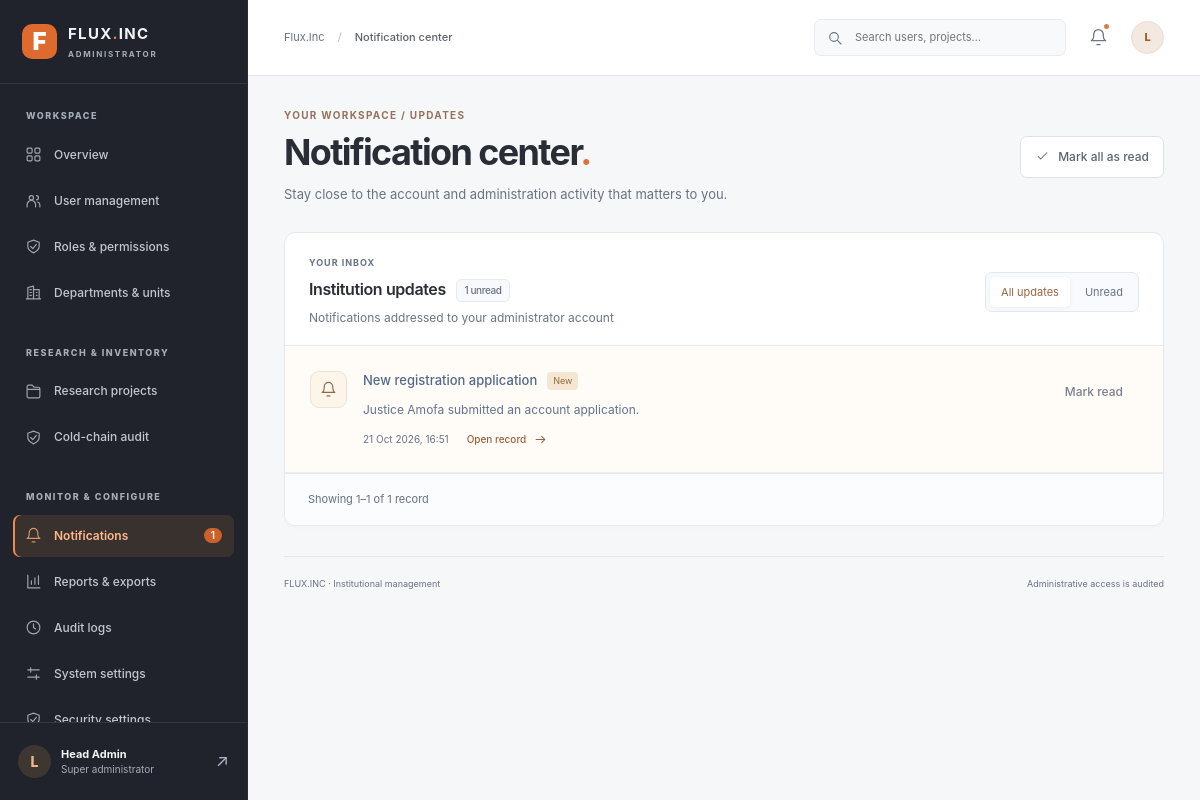
The page /control/notifications/ (signed in) on the database its author committed.
### control/models.py (models this page shows)
class AdminNotification(models.Model):
    recipient = models.ForeignKey(settings.AUTH_USER_MODEL, on_delete=models.CASCADE,
                                  related_name='flux_notifications')
    title = models.CharField(max_length=180)
    message = models.CharField(max_length=500)
    link = models.CharField(max_length=250, blank=True)
    created_at = models.DateTimeField(auto_now_add=True, db_index=True)
    event_key = models.CharField(max_length=140, blank=True, db_index=True)
    read_at = models.DateTimeField(null=True, blank=True)
    class Meta:
        ordering = ['-created_at']
        constraints = [models.UniqueConstraint(fields=['recipient', 'event_key'],
                        condition=~models.Q(event_key=''), name='unique_flux_notification_event')]

### control/views.py (the view)
# urls.py: path('notifications/', views.notifications, name='notifications'),
@protected()
def notifications(request):
    qs = AdminNotification.objects.filter(recipient=request.user)
    if request.GET.get('filter') == 'unread':
        qs = qs.filter(read_at__isnull=True)
    return template(request, 'notifications', page_title='Notification center',
                    records=page(qs, request))

### control/views.py (called while the page is built)
def protected(permission=None, superuser=False):
    def decorator(view):
        @wraps(view)
        def wrapper(request, *args, **kwargs):
            if not request.user.is_authenticated:
                return redirect(f"{reverse('login')}?next={request.path}")
            if not request.user.is_active or not request.user.is_staff:
                raise PermissionDenied('Administrator access only')
            if superuser and not request.user.is_superuser:
                raise PermissionDenied('Only a super-administrator can make this change')
            if permission and not request.user.has_perm(permission):
                raise PermissionDenied('You lack this administration permission')
            return view(request, *args, **kwargs)
        return wrapper
    return decorator

def template(request, view_name, **context):
    context['section'] = view_name
    context['page_title'] = context.get('page_title', view_name.replace('_', ' ').title())
    context['unread_count'] = AdminNotification.objects.filter(recipient=request.user, read_at__isnull=True).count()
    context['portal_name'] = PortalSettings.objects.filter(pk=1).values_list('institution_name', flat=True).first() or 'Flux.Inc'
    return render(request, f'control/{view_name}.html', context)

def page(queryset, request, count=20):
    from django.core.paginator import Paginator
    return Paginator(queryset, count).get_page(request.GET.get('page'))

### inventory/context_processors.py (called while the page is built, shortened)
def admin_dashboard_projects(request):
    if (
        not request.path.startswith('/admin/')
        or not request.user.is_authenticated
        or not request.user.has_perm('inventory.view_project')
    ):
        return {'admin_dashboard_projects': ()}

### control/templates/control/notifications.html
{% extends 'control/base.html' %}{% block content %}
<header class="page-head">
<div>
<span class="eyebrow">YOUR WORKSPACE / UPDATES</span>
<h1>Notification center<span class="heading-dot">.</span>
</h1>
<p>Stay close to the account and administration activity that matters to you.</p>
</div>
<form method="post" action="{% url 'control:notifications_read_all' %}">{% csrf_token %}<button type="submit" class="button secondary" {% if not unread_count %}disabled{% endif %}>
<svg class="ui-icon" aria-hidden="true">
<use href="#i-check"/>
</svg>Mark all as read</button>
</form>
</header>
<section class="panel notification-list" aria-labelledby="notifications-title">
<div class="panel-head">
<div>
<span class="panel-kicker">YOUR INBOX</span>
<h2 id="notifications-title">Institution updates <span class="record-count">{{ unread_count }} unread</span>
</h2>
<p>Notifications addressed to your administrator account</p>
</div>
<nav class="tab-filter" aria-label="Notification views">
<a href="{% url 'control:notifications' %}" {% if request.GET.filter != 'unread' %}aria-current="page"{% endif %}>All updates</a>
<a href="{% url 'control:notifications' %}?filter=unread" {% if request.GET.filter == 'unread' %}aria-current="page"{% endif %}>Unread</a>
</nav>
</div>
{% for n in records %}<article class="notice-row {% if not n.read_at %}notice-unread{% endif %}">
<span class="notice-icon">
<svg class="ui-icon" aria-hidden="true">
<use href="#i-bell"/>
</svg>
</span>
<div>
<div class="notice-title">
<h3>{{ n.title }}</h3>{% if not n.read_at %}<span class="unread-label">New</span>{% endif %}</div>
<p>{{ n.message }}</p>
<div class="notice-meta">
<time datetime="{{ n.created_at|date:'c' }}">{{ n.created_at|date:'d M Y, H:i' }}</time>{% if n.link %}<a class="inline-link" href="{{ n.link }}">Open record <svg class="ui-icon" aria-hidden="true">
<use href="#i-arrow"/>
</svg>
</a>{% endif %}</div>
</div>{% if not n.read_at %}<form method="post" action="{% url 'control:notification_read' n.pk %}">{% csrf_token %}<button class="button ghost" type="submit" aria-label="Mark {{ n.title }} as read">Mark read</button>
</form>{% else %}<span class="notice-read">
<svg class="ui-icon" aria-hidden="true">
<use href="#i-check"/>
</svg>Read</span>{% endif %}</article>{% empty %}<div class="empty-state">
<h3>You're all caught up</h3>
<p>{% if request.GET.filter == 'unread' %}No unread notifications. Switch to all updates to review your history.{% else %}Account and administration updates will appear here when they arrive.{% endif %}</p>
</div>{% endfor %}{% include 'control/partials/pager.html' %}</section>{% endblock %}

### control/templates/control/base.html (shortened to what this page needs)
{% load static %}<!doctype html>
<html lang="en">
<head>
<link rel="stylesheet" href="{% static 'control/portal.css' %}?v=3">
<link rel="stylesheet" href="{% static 'control/portal_refined.css' %}?v=4">
<link rel="stylesheet" href="{% static 'control/portal_components.css' %}?v=2">
</head>
<body class="control-workspace">
<div class="app-frame">
<aside class="sidebar" id="navigation" aria-label="Administration navigation">
 <div class="brand">
<a href="{% url 'control:overview' %}" aria-label="Flux admin home">
<span class="brand-icon">F</span>
<span>
<strong>FLUX<span class="brand-dot">.</span>INC</strong>
<small>ADMINISTRATOR</small>
</span>
</a>
</div>
 <nav class="side-links">
 <span class="nav-label">WORKSPACE</span>
 <a class="nav-link {% if section == 'overview' %}selected{% endif %}" href="{% url 'control:overview' %}">
<svg class="nav-icon ui-icon" aria-hidden="true">
<use href="#i-grid"/>
</svg> Overview</a>
 {% if perms.auth.view_user %}<a class="nav-link {% if section == 'users' or section == 'user_detail' or section == 'user_form' %}selected{% endif %}" href="{% url 'control:users' %}">
<svg class="nav-icon ui-icon" aria-hidden="true">
<use href="#i-users"/>
</svg> User management</a>{% endif %}
 {% if perms.auth.view_group %}<a class="nav-link {% if section == 'roles' or section == 'role_form' %}selected{% endif %}" href="{% url 'control:roles' %}">
<svg class="nav-icon ui-icon" aria-hidden="true">
<use href="#i-shield"/>
</svg> Roles & permissions</a>{% endif %}
 {% if perms.control.view_department %}<a class="nav-link {% if section == 'departments' or section == 'department_form' %}selected{% endif %}" href="{% url 'control:departments' %}">
<svg class="nav-icon ui-icon" aria-hidden="true">
<use href="#i-building"/>
</svg> Departments & units</a>{% endif %}
 {% if perms.inventory.view_project %}<span class="nav-label spaced">RESEARCH & INVENTORY</span>
<a class="nav-link" href="{% url 'admin:inventory_project_changelist' %}">
<svg class="nav-icon ui-icon" aria-hidden="true">
<use href="#i-folder"/>
</svg> Research projects</a>{% endif %}
 {% if perms.inventory.view_project %}<a class="nav-link {% if section == 'cold_chain_audit' %}selected{% endif %}" href="{% url 'control:cold_chain_audit' %}">
<svg class="nav-icon ui-icon" aria-hidden="true">
<use href="#i-shield"/>
</svg> Cold-chain audit</a>{% endif %}
 <span class="nav-label spaced">MONITOR & CONFIGURE</span>
 <a class="nav-link {% if section == 'notifications' %}selected{% endif %}" href="{% url 'control:notifications' %}">
<svg class="nav-icon ui-icon" aria-hidden="true">
<use href="#i-bell"/>
</svg> Notifications{% if unread_count %}<span class="nav-count">{{ unread_count }}</span>{% endif %}</a>
 <a class="nav-link {% if section == 'reports' or section == 'report_error' %}selected{% endif %}" href="{% url 'control:reports' %}">
<svg class="nav-icon ui-icon" aria-hidden="true">
<use href="#i-chart"/>
</svg> Reports & exports</a>
 {% if perms.control.view_adminaudit %}<a class="nav-link {% if section == 'audit_logs' %}selected{% endif %}" href="{% url 'control:audit' %}">
<svg class="nav-icon ui-icon" aria-hidden="true">
<use href="#i-clock"/>
</svg> Audit logs</a>{% endif %}
 {% if perms.control.view_portalsettings %}<a class="nav-link {% if section == 'settings' %}selected{% endif %}" href="{% url 'control:settings' %}">
<svg class="nav-icon ui-icon" aria-hidden="true">
<use href="#i-settings"/>
</svg> System settings</a>{% endif %}
 {% if request.user.is_superuser %}<a class="nav-link {% if section == 'security' %}selected{% endif %}" href="{% url 'control:security' %}">
<svg class="nav-icon ui-icon" aria-hidden="true">
<use href="#i-shield"/>
</svg> Security settings</a>{% endif %}
 </nav>
 <div class="sidebar-foot">
<div class="sidebar-avatar">{{ request.user.username|first|upper }}</div>
<div class="sidebar-identity">
<strong>{{ request.user.get_full_name|default:request.user.username|truncatechars:25 }}</strong>
<small>{% if request.user.is_superuser %}Super administrator{% else %}Administrator{% endif %}</small>
</div>
<a href="{% url 'control:profile' %}" class="sidebar-profile" title="Profile" aria-label="My profile">↗</a>
</div>
</aside>
<div class="workspace">
<header class="topbar">
<div class="topbar-left">
<span class="breadcrumb">{{ portal_name }} <span>/</span> <strong>{{ page_title }}</strong>
</span>
</div>
<div class="topbar-right">
<form class="global-search" action="{% url 'control:search' %}" method="get" role="search">
<svg class="ui-icon" aria-hidden="true">
<use href="#i-search"/>
</svg>
<input id="global-q" name="q" placeholder="Search users, projects…" value="{{ query|default:'' }}">
</form>
<a class="icon-button notification-button" href="{% url 'control:notifications' %}" aria-label="Notifications">
<svg class="ui-icon" aria-hidden="true">
<use href="#i-bell"/>
</svg>{% if unread_count %}<i>
</i>{% endif %}</a>
<a class="top-avatar" href="{% url 'control:profile' %}" aria-label="Open profile">{{ request.user.username|first|upper }}</a>
</div>
</header>
<main id="main" class="main-area" tabindex="-1">
 {% block content %}{% endblock %}
 <footer class="main-footer">
<span>FLUX.INC · Institutional management</span>
<span>Administrative access is audited</span>
</footer>
</main>
</div>
</div>
</body>
</html>

### control/static/control/portal_refined.css (style rules this page uses)
:root { color-scheme:light; --bg:#f6f7f9; --panel:#fff; --fg:#292d36; --muted:#7a8290; --border:#e5e8ee; --nav:#20232b; --nav-text:#b6bbc6; --accent:#bc4814; --accent-hover:#993a10; --accent-pale:#fff2e9; --hover:#f8f9fb; --success:#357957; --success-pale:#edf7f0; --danger:#b43437; --shadow:0 2px 5px #1e283004 }
html,body { color-scheme:light; background:var(--bg); color:var(--fg) }
body { font-family:-apple-system,BlinkMacSystemFont,"Segoe UI",sans-serif }
.ui-icon { width:19px; height:19px; fill:none; stroke:currentColor; stroke-width:1.65; stroke-linecap:round; stroke-linejoin:round; flex-shrink:0 }
.sidebar { width:248px; background:var(--nav); border-right:1px solid #292d36; box-shadow:none }
.brand { height:84px; padding:22px; border-color:#343741 }
.brand-icon { width:35px; height:35px; background:#df6a2e; border-radius:10px; box-shadow:none; font-size:24px }
.brand strong { font-size:15px; letter-spacing:1.3px }
.brand-dot { color:#ed8b52 }
.brand small { color: #687383; letter-spacing:1.7px; font-size:8px; margin-top:3px }
.side-links { padding:25px 13px }
.nav-label { color: #687383; font-size:9px; letter-spacing:1.5px; padding-left:13px }
.nav-label.spaced { padding-top:28px }
.nav-link { padding:12px; font-size:12px; gap:12px; border-radius:7px; color: #687383; font-weight:450 }
.nav-link .ui-icon { width:17px; height:17px; opacity:.8 }
.nav-link.selected { background:#38312d; color:#ffb78b; box-shadow:inset 2px 0 #ee8a4e; font-weight:600 }
.nav-count { background:#cc6129; font-size:10px }
.sidebar-foot { border-color:#343741; min-height:78px; padding:18px }
.sidebar-identity strong { font-size:11px }
.sidebar-identity small { font-size:10px; color: #687383 }
.sidebar-avatar { background:#3e3731; color:#efb48d; border-radius:50%; width:33px; height:33px }
.sidebar-profile { color: #687383 }
.workspace { margin-left:248px }
.topbar { height:76px; padding:0 clamp(20px,3vw,42px); box-shadow:none }
.breadcrumb { font-size:11px; color: #687383 }
.breadcrumb strong { font-weight:500; color:#5b626e }
.top-avatar { background:#f4e9e0; color:#a15b33; border:1px solid #e9ddd3; width:33px; height:33px; font-size:11px }
.global-search { background:#f8f9fb; border:1px solid #e8ebf0; padding:8px 12px; gap:10px; border-radius:7px }
.global-search .ui-icon { width:16px; height:16px; color: #687383 }
.global-search input { width:200px; font-size:11px }
.notification-button .ui-icon { width:19px; height:19px; color:#6f7783 }
.notification-button i { background:#d5804a; width:5px; height:5px }
.main-area { max-width:1480px; padding:32px clamp(20px,3vw,42px) 24px }
.page-head { align-items:center; gap:24px; margin-bottom:27px }
.eyebrow,.panel-kicker { display:block; font-size:9px; font-weight:650; letter-spacing:.13em; color:#96725d }
.page-head h1 { margin:9px 0 10px; font-size:clamp(27px,3vw,37px); letter-spacing:-.045em; font-weight:650; line-height:1.15 }
.page-head p { font-size:12px; color: #687383; line-height:1.7 }
.heading-dot { color:#db7439 }
.button { min-height:40px; gap:8px; padding:9px 14px; border-radius:7px; font-size:11px; font-weight:550 }
.button .ui-icon { width:15px; height:15px }
.button.secondary { background:white; border-color:#dfe3e9; color:#5c6471 }
.panel { border:1px solid var(--border); border-radius:11px; box-shadow:var(--shadow); overflow:hidden }
.panel-head { padding:23px 24px 18px; align-items:center; gap:14px; flex-wrap:wrap }
.panel-head h2 { font-size:14px; letter-spacing:-.025em; font-weight:600; margin:7px 0 6px }
.panel-head p { font-size:10px; color: #687383; line-height:1.6 }
.panel-kicker { color: #687383; font-size:8px; letter-spacing:.11em }
.inline-link { color:#9d603c; font-size:10px; font-weight:500 }
.notice-row { padding:22px; gap:16px }
.notice-row.notice-unread { background:#fffbf6 }
.notice-row p { max-width:48rem; font-size:12px; line-height:1.7 }
.notice-icon { color:#bd8151 }
.tab-filter { display:flex; gap:6px; margin-bottom:20px }
.tab-filter a[aria-current] { background:#fff1e5; border-color:#efcfb8; color:#a25f32 }
.main-footer { margin-top:30px; padding-top:20px; border-top:1px solid #e3e7ee; color: #687383; font-size:9px }
.nav-link { color: #c2c6cf; }
.nav-label, .brand small { color: #a5adbb; }
.sidebar-identity small { color: #a5adbb; }
.sidebar-profile { color: #aeb7c8; }
.brand strong, .sidebar-identity strong { color: #f3f4f7; }
.nav-link.selected .nav-icon { color: #f9ac7d; }

### rows shown on the page
AdminNotification: title "New registration application", message "Justice Amofa submitted an account application.", created_at "21 Oct 2026, 16:51"

### other values the page prints
{{ unread_count }} "1"
{{ request.user.username|first|upper }} "L"
{{ portal_name }} "Flux.Inc"
{{ page_title }} "Notification center"
{{ records.start_index }} "1"
{{ records.end_index }} "1"
{{ records.paginator.count }} "1"
